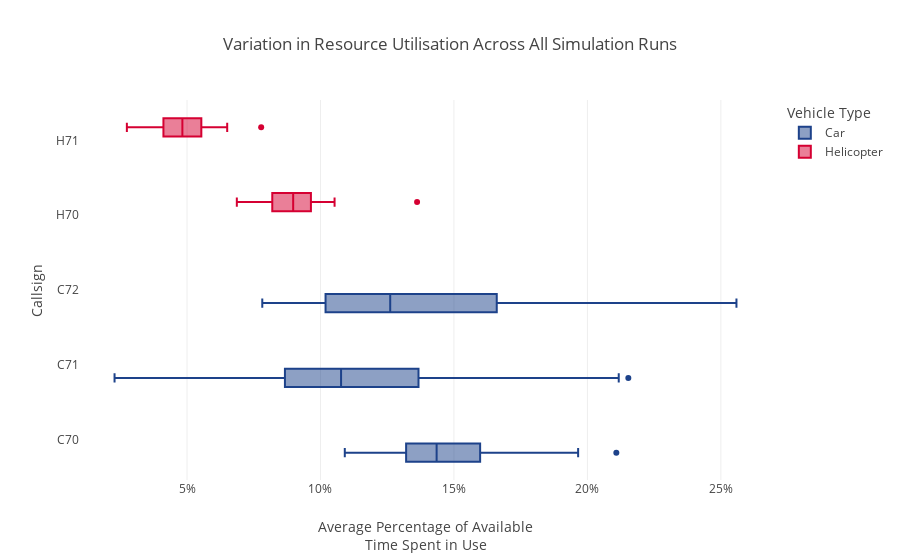

Notebook source saved alongside this figure:
### Code cell
_utilisation_result_calculation.make_SIMULATION_utilisation_variation_plot(utilisation_df_per_run=utilisation_df_per_run)

### Figure 1 — Plotly figure (JSON) as saved in the notebook; plotly's stock layout.template omitted (floating-point values rounded to 4 significant figures)
{"data": [{"alignmentgroup": "True", "hovertemplate": "Vehicle Type=Car<br>Average Percentage of Available<br>Time Spent in Use=%{x}<br>Callsign=%{y}<extra></extra>", "legendgroup": "Car", "marker": {"color": "#1D428A"}, "name": "Car", "notched": false, "offsetgroup": "Car", "orientation": "h", "showlegend": true, "type": "box", "x": [0.158, 0.1232, 0.1261, 0.1965, 0.088, 0.1365, 0.1352, 0.1003, 0.1685, 0.1377, 0.08668, 0.08124, 0.1595, 0.09772, 0.1306, 0.1803, 0.097, 0.08184, 0.1434, 0.1326, 0.2214, 0.1855, 0.1874, 0.1012, 0.1319, 0.02285, 0.1003, 0.1379, 0.1028, 0.1659, 0.1454, 0.1107, 0.2558, 0.1287, 0.07055, 0.1831, 0.1367, 0.2153, 0.1054, 0.1734, 0.1067, 0.163, 0.1512, 0.08203, 0.166, 0.1408, 0.1688, 0.1246, 0.1517, 0.2002, 0.1019, 0.1935, 0.1403, 0.2231, 0.1437, 0.08319, 0.1408, 0.1107, 0.1327, 0.1671, 0.2108, 0.0857, 0.0782, 0.1321, 0.2117, 0.1711, 0.1091, 0.1087, 0.1115, 0.1436, 0.1383, 0.108, 0.1241, 0.1205, 0.08779, 0.1598, 0.1175, 0.1018, 0.1226, 0.1367, 0.1184, 0.1171, 0.09859, 0.1262, 0.1816, 0.06302, 0.1166, 0.1344, 0.06102, 0.1289], "x0": " ", "xaxis": "x", "y": ["C70", "C71", "C72", "C70", "C71", "C72", "C70", "C71", "C72", "C70", "C71", "C72", "C70", "C71", "C72", "C70", "C71", "C72", "C70", "C71", "C72", "C70", "C71", "C72", "C70", "C71", "C72", "C70", "C71", "C72", "C70", "C71", "C72", "C70", "C71", "C72", "C70", "C71", "C72", "C70", "C71", "C72", "C70", "C71", "C72", "C70", "C71", "C72", "C70", "C71", "C72", "C70", "C71", "C72", "C70", "C71", "C72", "C70", "C71", "C72", "C70", "C71", "C72", "C70", "C71", "C72", "C70", "C71", "C72", "C70", "C71", "C72", "C70", "C71", "C72", "C70", "C71", "C72", "C70", "C71", "C72", "C70", "C71", "C72", "C70", "C71", "C72", "C70", "C71", "C72"], "y0": " ", "yaxis": "y"}, {"alignmentgroup": "True", "hovertemplate": "Vehicle Type=Helicopter<br>Average Percentage of Available<br>Time Spent in Use=%{x}<br>Callsign=%{y}<extra></extra>", "legendgroup": "Helicopter", "marker": {"color": "#D50032"}, "name": "Helicopter", "notched": false, "offsetgroup": "Helicopter", "orientation": "h", "showlegend": true, "type": "box", "x": [0.08744, 0.04392, 0.09364, 0.05129, 0.08684, 0.04116, 0.08194, 0.02747, 0.08091, 0.03727, 0.08062, 0.0438, 0.06866, 0.06148, 0.1362, 0.04168, 0.0753, 0.07778, 0.08909, 0.04846, 0.09215, 0.06052, 0.09642, 0.04656, 0.09434, 0.05614, 0.08986, 0.03809, 0.08568, 0.05536, 0.07264, 0.03892, 0.07444, 0.03066, 0.08257, 0.05464, 0.0787, 0.03808, 0.1048, 0.0426, 0.08968, 0.04451, 0.0902, 0.05698, 0.09642, 0.05361, 0.08933, 0.04807, 0.094, 0.0621, 0.09336, 0.03931, 0.09801, 0.0532, 0.1023, 0.04888, 0.1053, 0.05327, 0.09841, 0.06505], "x0": " ", "xaxis": "x", "y": ["H70", "H71", "H70", "H71", "H70", "H71", "H70", "H71", "H70", "H71", "H70", "H71", "H70", "H71", "H70", "H71", "H70", "H71", "H70", "H71", "H70", "H71", "H70", "H71", "H70", "H71", "H70", "H71", "H70", "H71", "H70", "H71", "H70", "H71", "H70", "H71", "H70", "H71", "H70", "H71", "H70", "H71", "H70", "H71", "H70", "H71", "H70", "H71", "H70", "H71", "H70", "H71", "H70", "H71", "H70", "H71", "H70", "H71", "H70", "H71"], "y0": " ", "yaxis": "y"}], "layout": {"boxmode": "group", "legend": {"title": {"text": "Vehicle Type"}, "tracegroupgap": 0}, "title": {"text": "Variation in Resource Utilisation Across All Simulation Runs"}, "xaxis": {"anchor": "y", "domain": [0, 1], "tickformat": ".0%", "title": {"text": "Average Percentage of Available<br>Time Spent in Use"}}, "yaxis": {"anchor": "x", "domain": [0, 1], "title": {"text": "Callsign"}}}}
